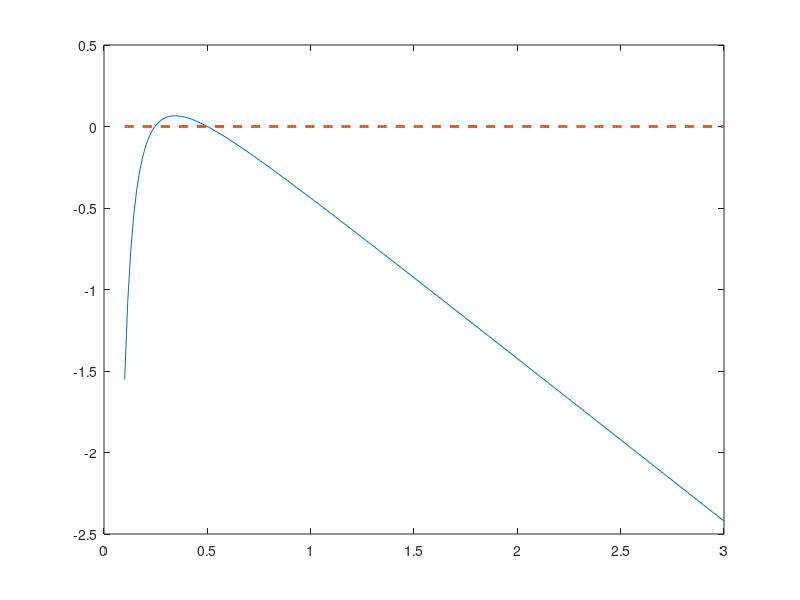

This figure's MATLAB source: (Note: this script raises an error after producing the figure.)
%% Esercizio Bernoulli

clear; clc; close all;

% Dati del problema:
Q = 1.2; %m^3/s
g = 9.81; % m/s^2
b = 1.9; %m
h0 = 0.6; %m
H = 0.075; %m

% Funzione di cui cerchiamo lo zero:
f = @(h) Q^2./(2*g*b^2*h0^2) + h0 - Q^2./(2*g*b^2*h.^2) -h -H;

% Vediamo di individuare lo zero graficmamente:
h = linspace(0.1,3,200);
figure(1)
plot(h,f(h),'-',h,0*h,'--','LineWidth',2);

a = 0;
b = 0.5;
maxit = 100;
tol = 1e-13;
[c,residuo] = bisezione(f,a,b,maxit,tol);

fprintf('Il valore di h = %1.2f\n',c(end));